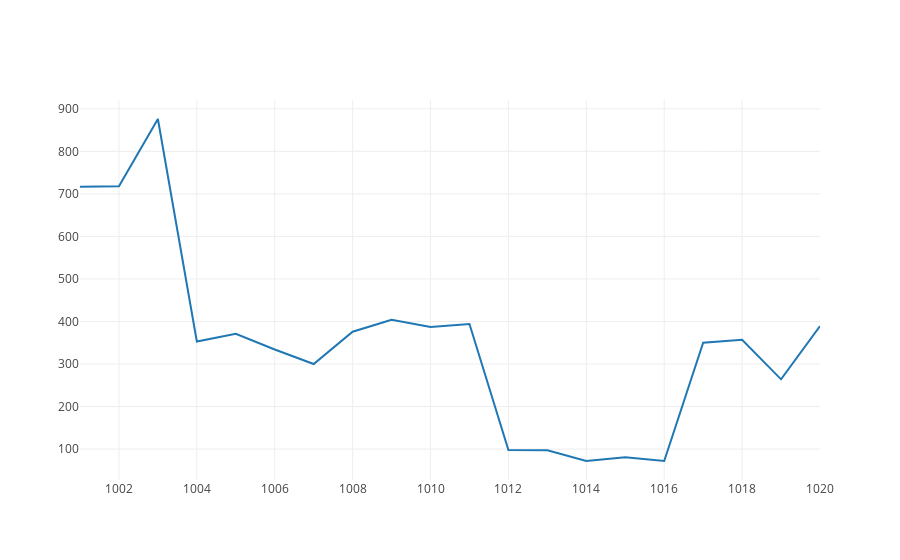

Here is the notebook cell this chart was saved with:
### Code cell
import plotly
import plotly.graph_objs as go

plotly.offline.init_notebook_mode(connected=True)

plotly.offline.iplot({
    "data": [go.Scatter(x=df.iloc[:20, 0], y=df.iloc[:20, 3])]
})

### Figure 1 — Plotly figure (JSON) as saved in the notebook; plotly's stock layout.template omitted (floating-point values rounded to 4 significant figures)
{"data": [{"type": "scatter", "uid": "3530fd24-e57f-4853-a733-a03a8cbd37f5", "x": [1001, 1002, 1003, 1004, 1005, 1006, 1007, 1008, 1009, 1010, 1011, 1012, 1013, 1014, 1015, 1016, 1017, 1018, 1019, 1020], "y": [717, 718, 876, 353, 371, 334, 300, 376, 404, 387, 394, 98, 97, 72, 81, 72, 350, 357, 264, 389]}], "layout": {}}
